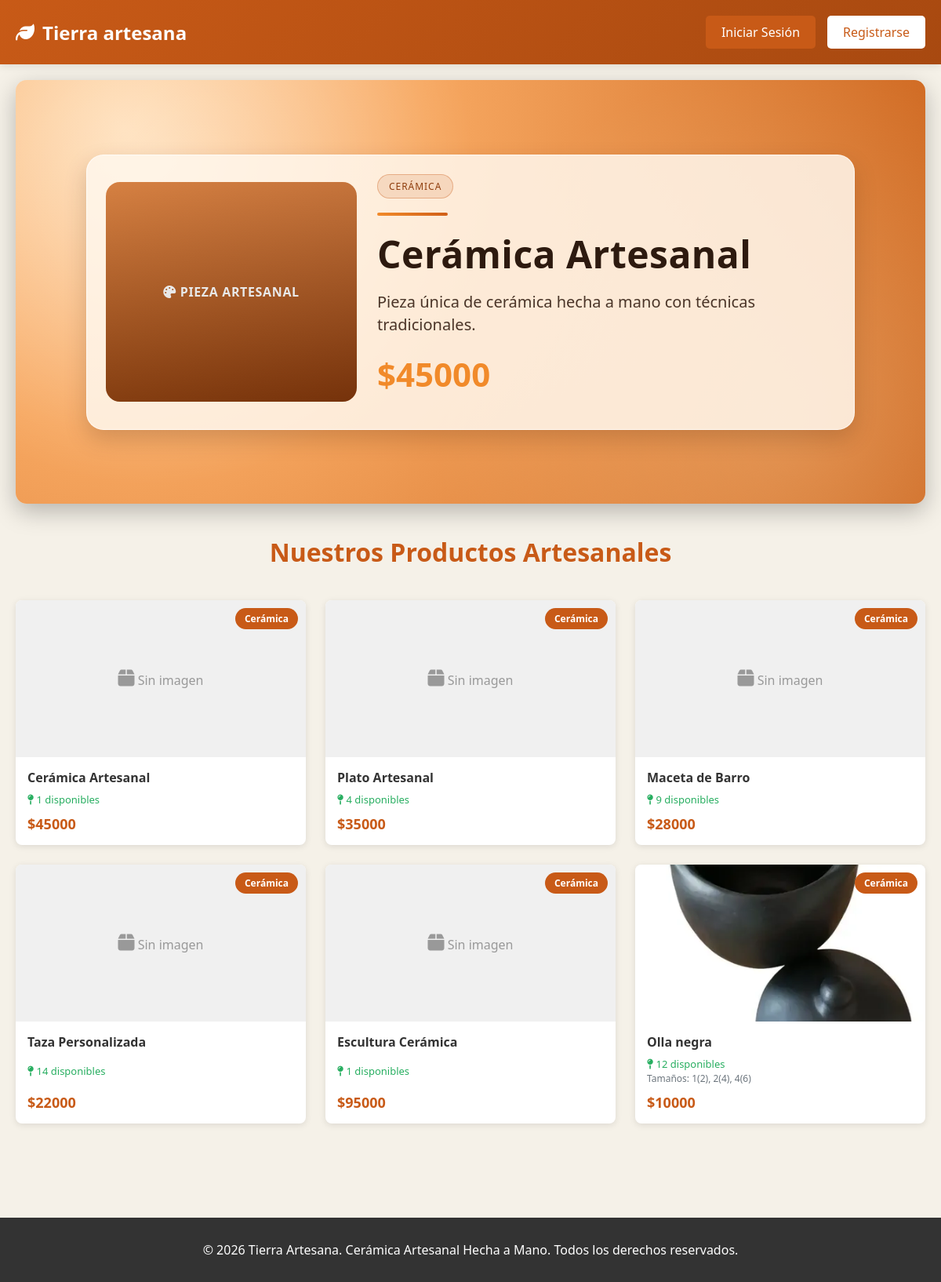
The page / on the database its author committed.
### tienda/models.py (models this page shows, shortened)
class Producto(models.Model):
    nombre = models.CharField(max_length=200)
    descripcion = models.TextField()
    precio = models.DecimalField(max_digits=10, decimal_places=2)
    categoria = models.ForeignKey(Categoria, on_delete=models.SET_NULL, null=True, blank=True)
    cantidad_disponible = models.IntegerField()
    imagen = models.ImageField(upload_to='productos/', blank=True, null=True)
    tallas = models.CharField(max_length=200, blank=True, default='')
    fecha_creacion = models.DateTimeField(auto_now_add=True)
    activo = models.BooleanField(default=True)
    @property
    def disponible(self):
        return self.cantidad_disponible > 0
    @property
    def tallas_con_stock(self):
        resultado = []
        for fragmento in (self.tallas or '').split(','):
            dato = fragmento.strip()
            if not dato:
                continue
            if ':' in dato:
                tamano_raw, stock_raw = dato.split(':', 1)
            else:
                tamano_raw, stock_raw = dato, ''
            tamano = tamano_raw.strip()
            if not tamano:
                continue
            stock = None
            stock_limpio = stock_raw.strip()
            if stock_limpio != '':
                try:
                    stock = int(Decimal(stock_limpio))
                except Exception:
                    stock = None
            resultado.append({
                'tamano': tamano,
                'stock': stock,
            })
        return resultado

class Categoria(models.Model):
    nombre = models.CharField(max_length=100)
    descripcion = models.TextField(blank=True)
    class Meta:
        verbose_name_plural = "Categorías"

### tienda/views.py (the view)
# urls.py: path('', views.index, name='index'),
def index(request):
    productos_destacados = Producto.objects.filter(activo=True)[:6]
    productos_todos = Producto.objects.filter(activo=True)
    categorias = Categoria.objects.all()
    mostrar_carrusel = request.GET.get('solo_productos') != 'true'
    context = {
        'productos_destacados': productos_destacados,
        'productos_todos': productos_todos,
        'categorias': categorias,
        'mostrar_carrusel': mostrar_carrusel,
    }
    return render(request, 'tienda/index.html', context)

### templates/tienda/index.html (shortened to what this page needs)
{% extends "tienda/base.html" %}
{% block content %}
    {% if mostrar_carrusel %}
    <div class="carousel artisan-carousel" id="artisanCarousel">
        <div class="carousel-track" id="carouselTrack">
            {% if productos_destacados %}
                {% for producto in productos_destacados %}
                    {% cycle 'sunset' 'cobre' 'verde' 'arcilla' as poster_tone silent %}
                    <article class="carousel-slide {% if forloop.first %}is-active{% endif %}" data-bg="{% if producto.imagen %}{{ producto.imagen.url }}{% endif %}" data-tone="{{ poster_tone }}">
                        <div class="carousel-slide-content">
                            <div class="carousel-poster">
                                <div class="poster-media">
                                    {% if producto.imagen %}
                                        <img src="{{ producto.imagen.url }}" alt="{{ producto.nombre }}">
                                    {% else %}
                                        <span class="poster-placeholder"><i class="fas fa-palette"></i> Pieza Artesanal</span>
                                    {% endif %}
                                </div>
                                <div class="poster-info">
                                    {% if producto.categoria %}
                                        <span class="carousel-category">{{ producto.categoria.nombre }}</span>
                                    {% endif %}
                                    <div class="poster-line"></div>
                                    <h2>{{ producto.nombre }}</h2>
                                    <p>{{ producto.descripcion|truncatewords:20 }}</p>
                                    <div class="carousel-price">${{ producto.precio|floatformat:0 }}</div>
                                </div>
                            </div>
                        </div>
                    </article>
                {% endfor %}
            {% endif %}
        </div>
    </div>
    {% endif %}
    <h3 class="section-title">Nuestros Productos Artesanales</h3>
    <div class="products-grid">
        {% for producto in productos_todos %}
            {% if user.is_authenticated %}
            <a href="/producto/{{ producto.id }}/" style="text-decoration: none; color: inherit;">
                <div class="product-card">
                    <div class="product-image">
                        {% if producto.imagen %}
                            <img src="{{ producto.imagen.url }}" alt="{{ producto.nombre }}">
                        {% else %}
                            <span><i class="fas fa-box" style="color: #999; font-size: 24px;"></i> Sin imagen</span>
                        {% endif %}
                        {% if producto.categoria %}
                            <span class="category-badge">{{ producto.categoria.nombre }}</span>
                        {% endif %}
                    </div>
                    <div class="product-info">
                        <h4 class="product-name">{{ producto.nombre }}</h4>
                        <p class="availability-info">
                            {% if producto.disponible %}
                                <span style="color: #27ae60;"><i class="fas fa-map-pin"></i> {{ producto.cantidad_disponible }} disponibles</span>
                                {% if producto.tallas_con_stock %}
                                    <br>
                                    <span style="color: #6c757d; font-size: 12px;">
                                        Tamaños:
                                        {% for item in producto.tallas_con_stock %}
                                            {{ item.tamano }}({{ item.stock|default:0 }}){% if not forloop.last %}, {% endif %}
                                        {% endfor %}
                                    </span>
                                {% endif %}
                            {% else %}
                                <span style="color: #e74c3c;">Agotado</span>
                            {% endif %}
                        </p>
                        <p class="product-price">${{ producto.precio|floatformat:0 }}</p>
                    </div>
                </div>
            </a>
            {% else %}
            <div class="product-card" style="cursor: default;">
                <div class="product-image">
                    {% if producto.imagen %}
                        <img src="{{ producto.imagen.url }}" alt="{{ producto.nombre }}">
                    {% else %}
                        <span><i class="fas fa-box" style="color: #999; font-size: 24px;"></i> Sin imagen</span>
                    {% endif %}
                    {% if producto.categoria %}
                        <span class="category-badge">{{ producto.categoria.nombre }}</span>
                    {% endif %}
                </div>
                <div class="product-info">
                    <h4 class="product-name">{{ producto.nombre }}</h4>
                    <p class="availability-info">
                        {% if producto.disponible %}
                            <span style="color: #27ae60;"><i class="fas fa-map-pin"></i> {{ producto.cantidad_disponible }} disponibles</span>
                            {% if producto.tallas_con_stock %}
                                <br>
                                <span style="color: #6c757d; font-size: 12px;">
                                    Tamaños:
                                    {% for item in producto.tallas_con_stock %}
                                        {{ item.tamano }}({{ item.stock|default:0 }}){% if not forloop.last %}, {% endif %}
                                    {% endfor %}
                                </span>
                            {% endif %}
                        {% else %}
                            <span style="color: #e74c3c;">Agotado</span>
                        {% endif %}
                    </p>
                    <p class="product-price">${{ producto.precio|floatformat:0 }}</p>
                </div>
            </div>
            {% endif %}
        {% empty %}
            <p style="grid-column: 1/-1; text-align: center; color: #999;">No hay productos disponibles en este momento.</p>
        {% endfor %}
    </div>
{% endblock %}

### rows shown on the page
Producto: imagen "PIEZA ARTESANAL", categoria.nombre "CERÁMICA", nombre "Cerámica Artesanal", descripcion "Pieza única de cerámica hecha a mano con técnicas tradicionales.", precio "45000", categoria.nombre "Cerámica", cantidad_disponible "1"
Producto: imagen "Sin imagen", categoria.nombre "Cerámica", nombre "Plato Artesanal", cantidad_disponible "4", precio "35000"
Producto: imagen "Sin imagen", categoria.nombre "Cerámica", nombre "Maceta de Barro", cantidad_disponible "9", precio "28000"
Producto: imagen "Sin imagen", categoria.nombre "Cerámica", nombre "Taza Personalizada", cantidad_disponible "14", precio "22000"
Producto: imagen "Sin imagen", categoria.nombre "Cerámica", nombre "Escultura Cerámica", cantidad_disponible "1", precio "95000"
Producto: imagen (picture), categoria.nombre "Cerámica", nombre "Olla negra", cantidad_disponible "12", tamano "1" "2" "4", stock "2" "4" "6", precio "10000"
